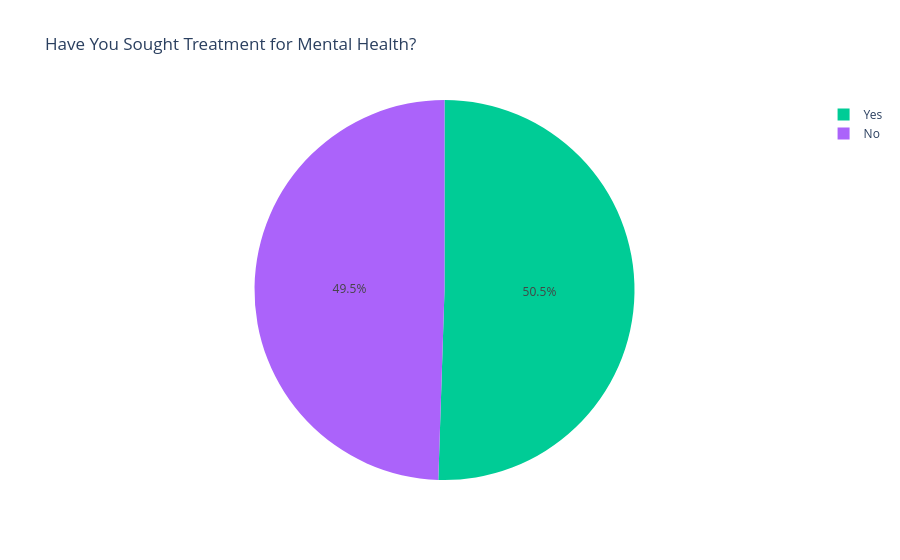

Notebook cell for this chart:
### Code cell
# Chart 5: Treatment Seeking Distribution
treatment_counts = df_clean['treatment'].value_counts()
fig = px.pie(values=treatment_counts.values, names=treatment_counts.index,
             title='Have You Sought Treatment for Mental Health?',
             color_discrete_sequence=['#00CC96', '#AB63FA'])
fig.show()

### Figure 1 — Plotly figure (JSON) as saved in the notebook; plotly's stock layout.template omitted (floating-point values rounded to 4 significant figures)
{"data": [{"domain": {"x": [0, 1], "y": [0, 1]}, "hovertemplate": "label=%{label}<br>value=%{value}<extra></extra>", "labels": ["Yes", "No"], "legendgroup": "", "name": "", "showlegend": true, "type": "pie", "values": [632, 619]}], "layout": {"legend": {"tracegroupgap": 0}, "piecolorway": ["#00CC96", "#AB63FA"], "title": {"text": "Have You Sought Treatment for Mental Health?"}}}
